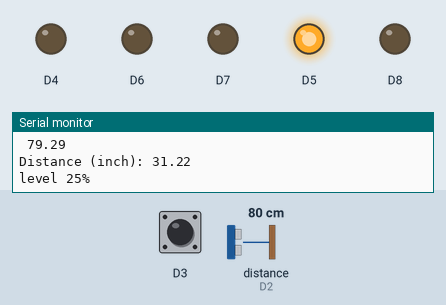
A sketch run on a simulated ESP8266 (NodeMCU). Shown: output pins drawn as LEDs (lit = HIGH), the last lines printed to the serial monitor. Wiring (inferred from the names in the program): ultrasonic range finder: trigger D1; echo D2. Dashed ring = blinking. The test bench sets the inputs (shaded band); at power-on: distance to the obstacle (sensor on D2) 80 cm, D3 HIGH. The echo pulse lasts 58.3 µs per cm; pins used as bus, display or sensor lines are not drawn.

Above: at 1.8 s.
1.9 s: distance to the obstacle (sensor on D2) set to 67 cm
3.4 s: distance to the obstacle (sensor on D2) set to 57 cm
At 4.9 s:
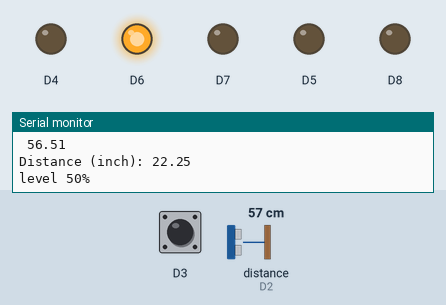
5.5 s: distance to the obstacle (sensor on D2) set to 43 cm
7.2 s: distance to the obstacle (sensor on D2) set to 38 cm
At 8.4 s:
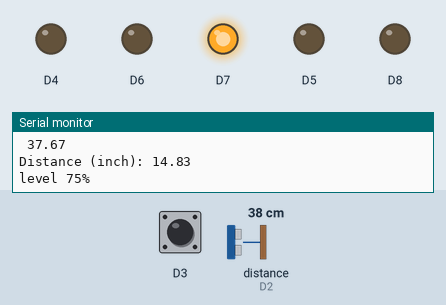
9.5 s: distance to the obstacle (sensor on D2) set to 20 cm
11.2 s: distance to the obstacle (sensor on D2) set to 15 cm
At 12.15 s:
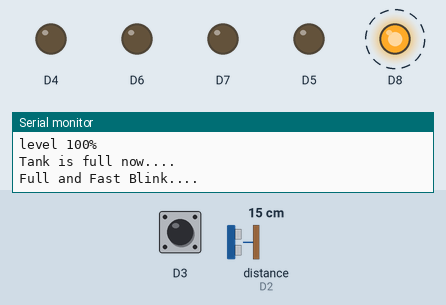
Timing chart, 0 to 15.7 s (numbered marks = the images above; inputs shaded):
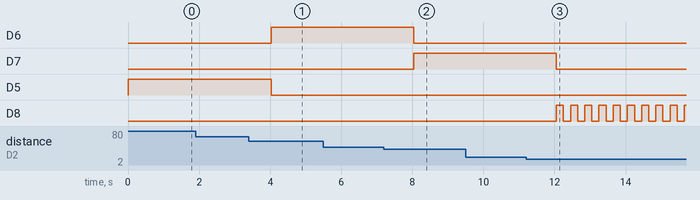

The sketch:

water_level.ino
```cpp
const int trigPin = D1;
const int echoPin = D2;

//define sound velocity in cm/uS
#define SOUND_VELOCITY 0.034
#define CM_TO_INCH 0.393701

long duration;
float distanceCm;
float distanceInch;


void setup() {
  Serial.begin(115200); // Starts the serial communication

  pinMode(D4, OUTPUT);
  pinMode(D5, OUTPUT);
  pinMode(D6, OUTPUT);
  pinMode(D7, OUTPUT);
  pinMode(D8, OUTPUT);

  pinMode(trigPin, OUTPUT); // Sets the trigPin as an Output
  pinMode(echoPin, INPUT); // Sets the echoPin as an Input
}

void loop() {
  // Clears the trigPin
  digitalWrite(trigPin, LOW);
  delayMicroseconds(2);
  // Sets the trigPin on HIGH state for 10 micro seconds
  digitalWrite(trigPin, HIGH);
  delayMicroseconds(10);
  digitalWrite(trigPin, LOW);
  // Reads the echoPin, returns the sound wave travel time in microseconds
  duration = pulseIn(echoPin, HIGH);

  // Calculate the distance
  distanceCm = duration * SOUND_VELOCITY/2;

  // Convert to inches
  distanceInch = distanceCm * CM_TO_INCH;
  //=====================================================================================

  // Prints the distance on the Serial Monitor
  Serial.print("Distance (cm):\n ");
  Serial.println(distanceCm);
  Serial.print("Distance (inch): ");
  Serial.println(distanceInch);


  if(digitalRead(D3)==0){
       Serial.println("Connected..");
       read_function();
    }
  if(distanceInch<=50 && distanceInch>=35){
    Serial.print("level 10%\n");
    tank_empty();
  }

  if(distanceInch<=35 && distanceInch>=24){
    Serial.print("level 25%\n");
    digitalWrite(D5, HIGH);
  }
  else{
    digitalWrite(D5, LOW);
  }

  if(distanceInch<=24 && distanceInch>=16 ){
    Serial.print("level 50%\n");
    digitalWrite(D6, HIGH);
  }
  else{
    digitalWrite(D6, LOW);
  }

  if(distanceInch<=16 && distanceInch>=7 ){
    Serial.print("level 75%\n");
    digitalWrite(D7, HIGH);
  }
  else{
    digitalWrite(D7, LOW);
  }

  if(distanceInch<=7 ){
    Serial.print("level 100%\n");
    tank_full();
  }
  else{
    digitalWrite(D8, LOW);
  }
  delay(1000);
}

    void tank_empty(){
     Serial.println("Tank is empty now....");
     for(int i=1; i<=5;i++)
     {
       Serial.println("Empty and Slow Blink....");
        digitalWrite(D4,HIGH);
        delay(1000);
        digitalWrite(D4,LOW);
        delay(1000);
      }
      delay(20000);
    }

    void tank_full() {
      Serial.println("Tank is full now....");
      for(int i=1; i<=20;i++)
     {
        Serial.println("Full and Fast Blink....");
        digitalWrite(D8,HIGH);
        delay(200);
        digitalWrite(D8,LOW);
        delay(200);
     }
     delay(20000);
    }

    void read_function(){
        Serial.print("Hello world...");
        delay(5000);
    }
```

Measured:
- the behaviour switches between 62 and 61 cm on distance to the obstacle (sensor on D2) (found by bisection; images 0 and 1)
- the behaviour switches between 41 and 40 cm on distance to the obstacle (sensor on D2) (found by bisection; images 1 and 2)
- the behaviour switches between 18 and 17 cm on distance to the obstacle (sensor on D2) (found by bisection; images 2 and 3)
- after the input at 3.4 s, D6: LOW → HIGH after 0.62 s; D5: HIGH → LOW after 0.62 s
- after the input at 7.2 s, D6: HIGH → LOW after 0.84 s; D7: LOW → HIGH after 0.84 s
- after the input at 11.2 s, D7: HIGH → LOW after 0.85 s; D8: alternates HIGH for 0.20 s and LOW for 0.20 s, starting after 0.85 s
